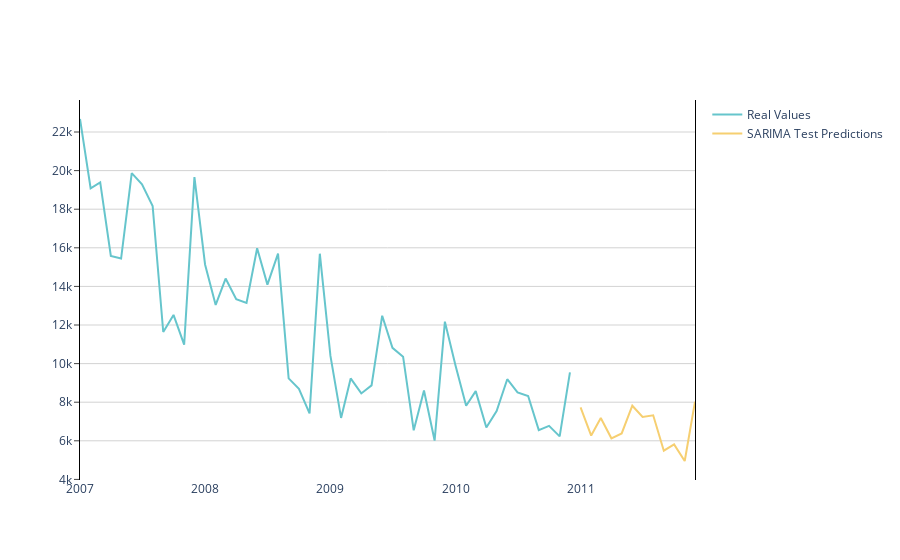

Notebook source saved alongside this figure:
### Code cell
cols = px.colors.qualitative.Pastel
fig = go.Figure()
fig.add_trace(go.Scatter(x=Baggage_mean.index[-48:], y=Baggage_mean['Baggage'][-48:],
                    mode='lines',
                    name='Real Values',
                    marker=dict(color=cols[0])
                        ))
fig.add_trace(go.Scatter(x=forecast.index, y=forecast,
                    mode='lines',
                    name='SARIMA Test Predictions',
                    marker=dict(color=cols[1])
                        ))
fig.update_layout(plot_bgcolor='white')
fig.update_yaxes(
    mirror=True,
    ticks='outside',
    showline=True,
    linecolor='black',
    gridcolor='lightgrey',
    title=''
)

fig.show()

### Figure 1 — Plotly figure (JSON) as saved in the notebook; plotly's stock layout.template omitted (floating-point values rounded to 4 significant figures)
{"data": [{"marker": {"color": "rgb(102, 197, 204)"}, "mode": "lines", "name": "Real Values", "type": "scatter", "x": ["2007-01-01T00:00:00", "2007-02-01T00:00:00", "2007-03-01T00:00:00", "2007-04-01T00:00:00", "2007-05-01T00:00:00", "2007-06-01T00:00:00", "2007-07-01T00:00:00", "2007-08-01T00:00:00", "2007-09-01T00:00:00", "2007-10-01T00:00:00", "2007-11-01T00:00:00", "2007-12-01T00:00:00", "2008-01-01T00:00:00", "2008-02-01T00:00:00", "2008-03-01T00:00:00", "2008-04-01T00:00:00", "2008-05-01T00:00:00", "2008-06-01T00:00:00", "2008-07-01T00:00:00", "2008-08-01T00:00:00", "2008-09-01T00:00:00", "2008-10-01T00:00:00", "2008-11-01T00:00:00", "2008-12-01T00:00:00", "2009-01-01T00:00:00", "2009-02-01T00:00:00", "2009-03-01T00:00:00", "2009-04-01T00:00:00", "2009-05-01T00:00:00", "2009-06-01T00:00:00", "2009-07-01T00:00:00", "2009-08-01T00:00:00", "2009-09-01T00:00:00", "2009-10-01T00:00:00", "2009-11-01T00:00:00", "2009-12-01T00:00:00", "2010-01-01T00:00:00", "2010-02-01T00:00:00", "2010-03-01T00:00:00", "2010-04-01T00:00:00", "2010-05-01T00:00:00", "2010-06-01T00:00:00", "2010-07-01T00:00:00", "2010-08-01T00:00:00", "2010-09-01T00:00:00", "2010-10-01T00:00:00", "2010-11-01T00:00:00", "2010-12-01T00:00:00"], "y": [22670.0, 19090.0, 19393, 15580.0, 15440.0, 19870.0, 19290.0, 18170.0, 11640.0, 12520.0, 10990.0, 19660.0, 15140.0, 13040.0, 14410.0, 13340.0, 13145, 15976, 14090.0, 15700.0, 9236, 8698.0, 7420.0, 15690.0, 10400.0, 7185.0, 9234.0, 8455.0, 8871, 12480.0, 10819, 10360.0, 6545, 8611.0, 6012.0, 12170.0, 9897.0, 7814, 8575.0, 6687, 7537.0, 9192.0, 8512.0, 8322.0, 6557, 6776, 6228, 9549.0]}, {"marker": {"color": "rgb(246, 207, 113)"}, "mode": "lines", "name": "SARIMA Test Predictions", "type": "scatter", "x": ["2011-01-01T00:00:00", "2011-02-01T00:00:00", "2011-03-01T00:00:00", "2011-04-01T00:00:00", "2011-05-01T00:00:00", "2011-06-01T00:00:00", "2011-07-01T00:00:00", "2011-08-01T00:00:00", "2011-09-01T00:00:00", "2011-10-01T00:00:00", "2011-11-01T00:00:00", "2011-12-01T00:00:00"], "y": [7736.0, 6272.0, 7179.0, 6129.0, 6381.0, 7817.0, 7237.0, 7323.0, 5488.0, 5815.0, 4954.0, 8025.0]}], "layout": {"autosize": true, "plot_bgcolor": "white", "xaxis": {"autorange": true, "range": ["2007-01-01", "2011-12-01"], "type": "date"}, "yaxis": {"autorange": true, "gridcolor": "lightgrey", "linecolor": "black", "mirror": true, "range": [3969.0, 23660.0], "showline": true, "ticks": "outside", "title": {"text": ""}, "type": "linear"}}}
